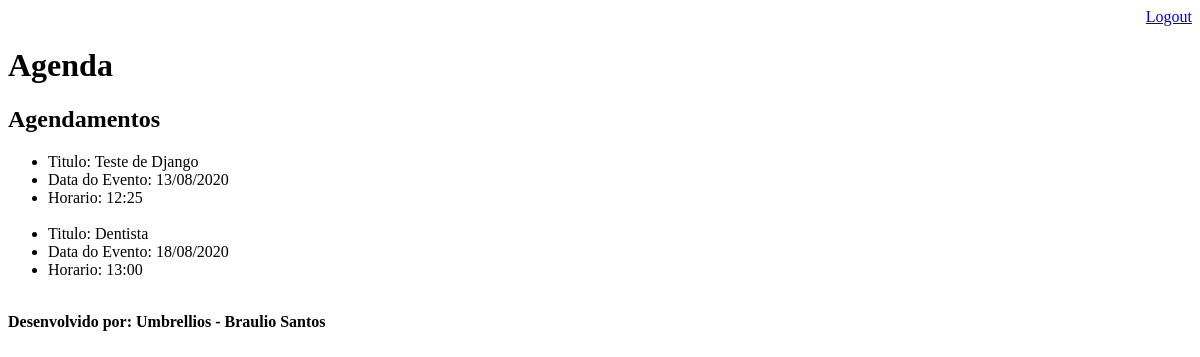
The app's page /agenda/ (signed in), older data.
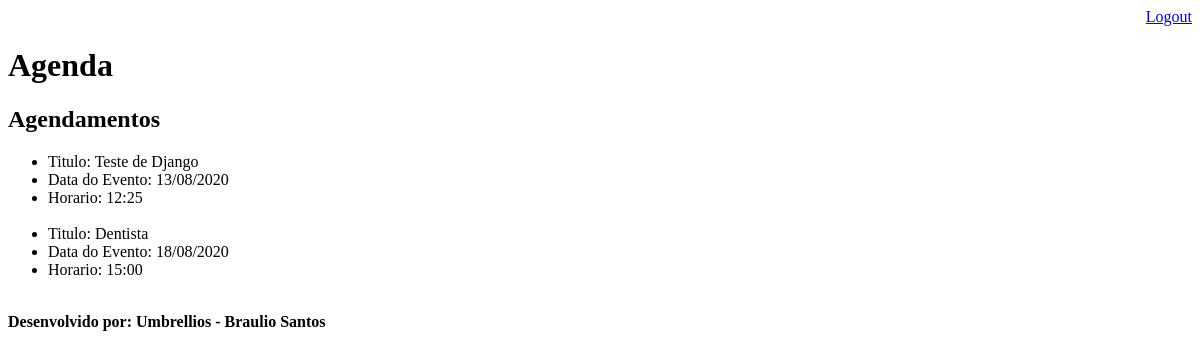
The same page, newer data.
### core/models.py (models this page shows)
class Evento(models.Model):
    titulo = models.CharField(max_length=100)
    descricao = models.TextField(blank=True, null=True)
    data_evento = models.DateTimeField(verbose_name='Data do Evento')
    data_criacao = models.DateTimeField(auto_now=True, verbose_name='Data da Criação')
    usuario = models.ForeignKey(User, on_delete=models.CASCADE)
    class Meta:
        db_table = 'evento'
    def get_data_evento(self):
        return self.data_evento.strftime('%d/%m/%Y')
    def get_hora_evento(self):
        return self.data_evento.strftime('%H:%M')

### core/views.py (the view)
# urls.py: path('agenda/', views.lista_evento),
@login_required(login_url='/login/')
def lista_evento(request):
    usuario = request.user
    evento = Evento.objects.filter(usuario=usuario)
    dados_evento = {'eventos' : evento}
    return render(request, 'agenda.html', dados_evento)

### templates/agenda.html
{% extends "model-page.html" %}
{% block content %}
    <h2> Agendamentos</h2>
    <ul>
        {% for evento in eventos %}
        <li>Titulo: {{evento.titulo}}</li>
        <li>Data do Evento: {{evento.get_data_evento}}</li>
        <li>Horario: {{evento.get_hora_evento}}</li><br>
        {% endfor %}
    </ul>
{% endblock %}

### templates/model-page.html
<!DOCTYPE html>
<html lang="pt-br">
<head>
  {% include "model-header.html" %}
</head>
<body>
    <h1>Agenda</h1>
    {% block content %} {% endblock %}
    {% include "model-footer.html" %}
</body>
</html>

### templates/model-header.html (shortened to what this page needs)
    <div align="right">
    <a href="/logout">Logout</a>
    </div>

### templates/model-footer.html
<b>Desenvolvido por: Umbrellios - Braulio Santos</b>

Row changes from the older to the newer data that the page shows:
changed Evento "Dentista": get_hora_evento "13:00" → "15:00"
